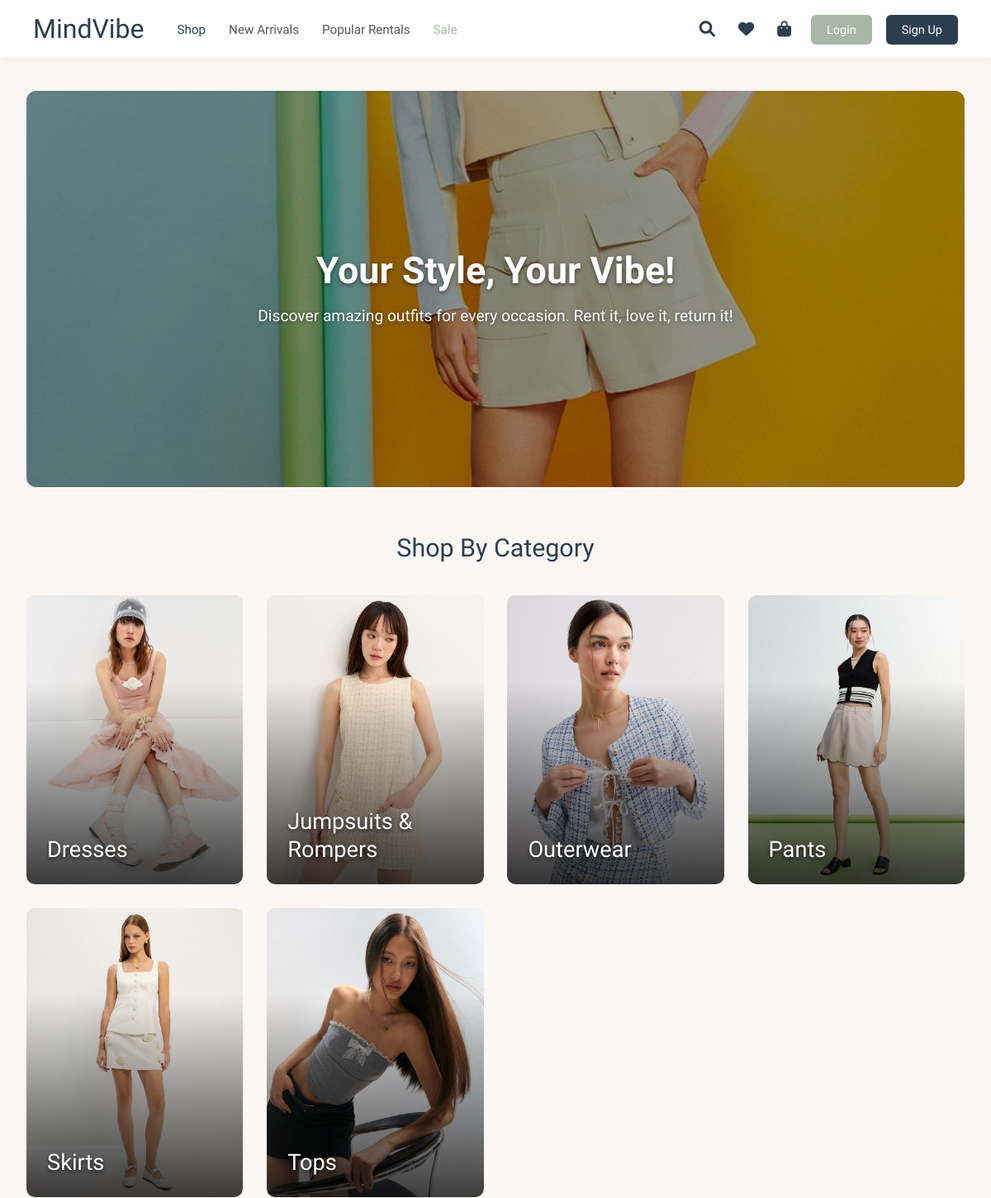
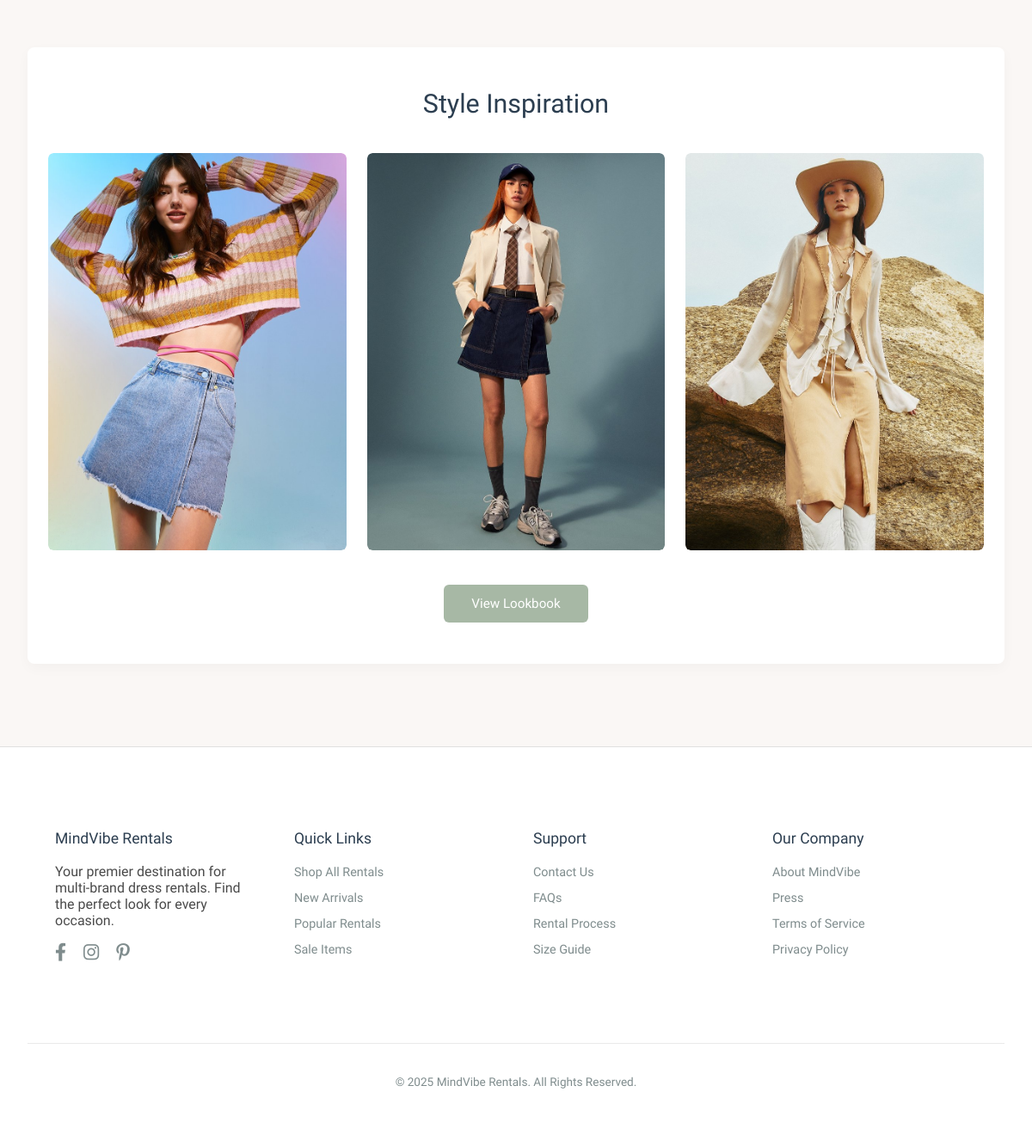
/home/, run on the app's committed database (2 pictures, top to bottom).
### clothes/models.py (models this page shows, shortened)
class Category(models.Model):
    name = models.CharField(max_length=100, unique=True, help_text="ชื่อหมวดหมู่ (เช่น Evening Gowns, Casual Chic)")
    slug = models.SlugField(max_length=120, unique=True, help_text="ส่วนที่แสดงใน URL (ภาษาอังกฤษ, ไม่มีเว้นวรรค, ตัวเล็ก)")
    image = models.ImageField(
        upload_to='category_covers/',
        blank=True,
        null=True,
        help_text="รูปภาพหน้าปกของหมวดหมู่"
    )
    description = models.TextField(blank=True, null=True, help_text="คำอธิบายสั้นๆ (ถ้ามี)")
    is_active = models.BooleanField(default=True, help_text="แสดงหมวดหมู่นี้บนเว็บไซต์หรือไม่?")
    created_at = models.DateTimeField(auto_now_add=True)
    updated_at = models.DateTimeField(auto_now=True)
    class Meta:
        verbose_name = "หมวดหมู่สินค้า"
        verbose_name_plural = "หมวดหมู่สินค้า"
        ordering = ['name']
    def get_absolute_url(self):
        try:
            return reverse('clothes:products_by_category', kwargs={'category_slug': self.slug})
        except Exception as e:
            print(f"Warning in Category.get_absolute_url: Could not reverse URL for category '{self.slug}'. URL 'clothes:products_by_category' might be missing or incorrect. Error: {e}")
            try:
                return reverse('clothes:home')  # Fallback to home
            except:
                return "#"  # Ultimate fallback

### clothes/views.py (the view)
# urls.py: path('home/', views.home, name='home'),
def home(request):
    query = request.GET.get('q', '')
    if query:
        items = Clothing.objects.filter(name__icontains=query, available_for_rent=True).order_by('-id')
    else:
        all_items = list(Clothing.objects.filter(available_for_rent=True))
        items_to_display_count = len(all_items) # แสดงทั้งหมดถ้าไม่จำกัดจำนวน
        items = random.sample(all_items, items_to_display_count) if items_to_display_count > 0 else []
    active_categories = Category.objects.filter(is_active=True).order_by('name')
    active_hero_banner = HeroBanner.objects.filter(is_active=True).order_by('order', '-updated_at').first()
    context = {
        'items': items,
        'query': query,
        'categories': active_categories,
        'hero_banner': active_hero_banner,
    }
    return render(request, 'clothes/home.html', context)

### clothes/templates/clothes/home.html (shortened to what this page needs)
{% load static %}
<!DOCTYPE html>
<html lang="en">
<head>
    <link rel="stylesheet" href="https://cdnjs.cloudflare.com/ajax/libs/font-awesome/6.0.0-beta3/css/all.min.css">
</head>
<body>
    <nav class="navbar">
        <div class="navbar-left">
            <div class="navbar-logo">
                <a href="{% url 'clothes:home' %}">MindVibe</a>
            </div>
            <div class="navbar-categories">
                <a href="#" class="active">Shop</a>
                <a href="{% url 'clothes:new_arrivals' %}">New Arrivals</a>
                <a href="{% url 'clothes:popular_rentals' %}">Popular Rentals</a>
                <a href="#" style="color: #A7B8A5;">Sale</a>
            </div>
        </div>
        <div class="navbar-right">
            <div class="navbar-icons">
                <a href="#" aria-label="Search"><i class="fas fa-search"></i></a>
                <a href="#" aria-label="Wishlist"><i class="fas fa-heart"></i></a>
                <a href="#" aria-label="Shopping Bag"><i class="fas fa-shopping-bag"></i></a>
            </div>
            <div class="navbar-auth">
                {% if user.is_authenticated %}
                    <span class="user-greeting">Hi, {{ user.username|default:'User' }}</span>
                    <a href="{% url 'clothes:logout' %}" class="btn-logout">Logout</a>
                {% else %}
                    <a href="{% url 'clothes:login' %}" class="btn-login">Login</a>
                    <a href="{% url 'clothes:signup' %}" class="btn-signup">Sign Up</a>
                {% endif %}
            </div>
        </div>
    </nav>
    <div class="main-content">
        <div class="page-container">
            <a href="{% url 'clothes:new_arrivals' %}" class="hero-section-link" aria-label="Explore New Arrivals">
                <section class="hero-section" style="background-image: url('{% static 'clothes/images/cv.jpg' %}');">
                    <div class="hero-content">
                        <h1>Your Style, Your Vibe!</h1>
                        <p>Discover amazing outfits for every occasion. Rent it, love it, return it!</p>
                    </div>
                </section>
            </a>
            <section class="shop-by-category">
                <h2 class="section-title">Shop By Category</h2>
                <div class="category-grid">
                    {% if categories %}
                        {% for category in categories %}
                        <a href="{{ category.get_absolute_url }}" class="category-card-link" aria-label="Shop {{ category.name }}">
                            <div class="category-card-image-bg"
                                 style="background-image: url('{% if category.image %}{{ category.image.url }}{% else %}https://placehold.co/300x350/DDDDDD/AAAAAA?text={{ category.name|urlencode|default:'Category' }}{% endif %}');">
                            </div>
                            <div class="category-card-overlay"></div>
                            <h3 class="category-card-name">{{ category.name }}</h3>
                        </a>
                        {% endfor %}
                    {% else %}
                        <p style="grid-column: 1 / -1; text-align: center; color: #7F8C8D;">No categories to display right now. Check back soon!</p>
                    {% endif %}
                </div>
            </section>
            <section class="image-showcase-section">
                <h2 class="section-title">Style Inspiration</h2>
                <div class="image-showcase-grid">
                    <div class="showcase-item">
                        <a href="#">
                            <img src="{% static 'clothes/images/style_inspiration_1.jpg' %}" alt="Style Inspiration Look 1">
                        </a>
                    </div>
                    <div class="showcase-item">
                        <a href="#">
                            <img src="{% static 'clothes/images/style_inspiration_2.jpg' %}" alt="Style Inspiration Look 2">
                        </a>
                    </div>
                    <div class="showcase-item">
                        <a href="#">
                            <img src="{% static 'clothes/images/style_inspiration_3.jpg' %}" alt="Style Inspiration Look 3">
                        </a>
                    </div>
                </div>
                 <div class="showcase-cta-container">
                    <a href="#" class="showcase-cta-button">View Lookbook</a>
                </div>
            </section>
        </div> </div> <footer class="footer">
        <div class="footer-content page-container">
            <div class="footer-section about">
                <h4>MindVibe Rentals</h4>
                <p>Your premier destination for multi-brand dress rentals. Find the perfect look for every occasion.</p>
                <div class="social-icons" style="margin-top:1rem;">
                    <a href="#" aria-label="Facebook"><i class="fab fa-facebook-f"></i></a>
                    <a href="#" aria-label="Instagram"><i class="fab fa-instagram"></i></a>
                    <a href="#" aria-label="Pinterest"><i class="fab fa-pinterest-p"></i></a>
                </div>
            </div>
            <div class="footer-section links">
                <h4>Quick Links</h4>
                <ul>
                    <li><a href="#">Shop All Rentals</a></li>
                    <li><a href="{% url 'clothes:new_arrivals' %}">New Arrivals</a></li>
                    <li><a href="{% url 'clothes:popular_rentals' %}">Popular Rentals</a></li>
                    <li><a href="#">Sale Items</a></li>
                </ul>
            </div>
            <div class="footer-section support">
                <h4>Support</h4>
                <ul>
                    <li><a href="#">Contact Us</a></li>
                    <li><a href="#">FAQs</a></li>
                    <li><a href="#">Rental Process</a></li>
                    <li><a href="#">Size Guide</a></li>
                </ul>
            </div>
             <div class="footer-section company">
                <h4>Our Company</h4>
                <ul>
                    <li><a href="#">About MindVibe</a></li>
                    <li><a href="#">Press</a></li>
                    <li><a href="#">Terms of Service</a></li>
                    <li><a href="#">Privacy Policy</a></li>
                </ul>
            </div>
        </div>
        <div class="footer-bottom">
            <p>&copy; {% now "Y" %} MindVibe Rentals. All Rights Reserved.</p>
        </div>
    </footer>
</body>
</html>

### data on the page
Category: image (picture), name "Dresses"
Category: image (picture), name "Jumpsuits & Rompers"
Category: image (picture), name "Outerwear"
Category: image (picture), name "Pants"
Category: image (picture), name "Skirts"
Category: image (picture), name "Tops"
